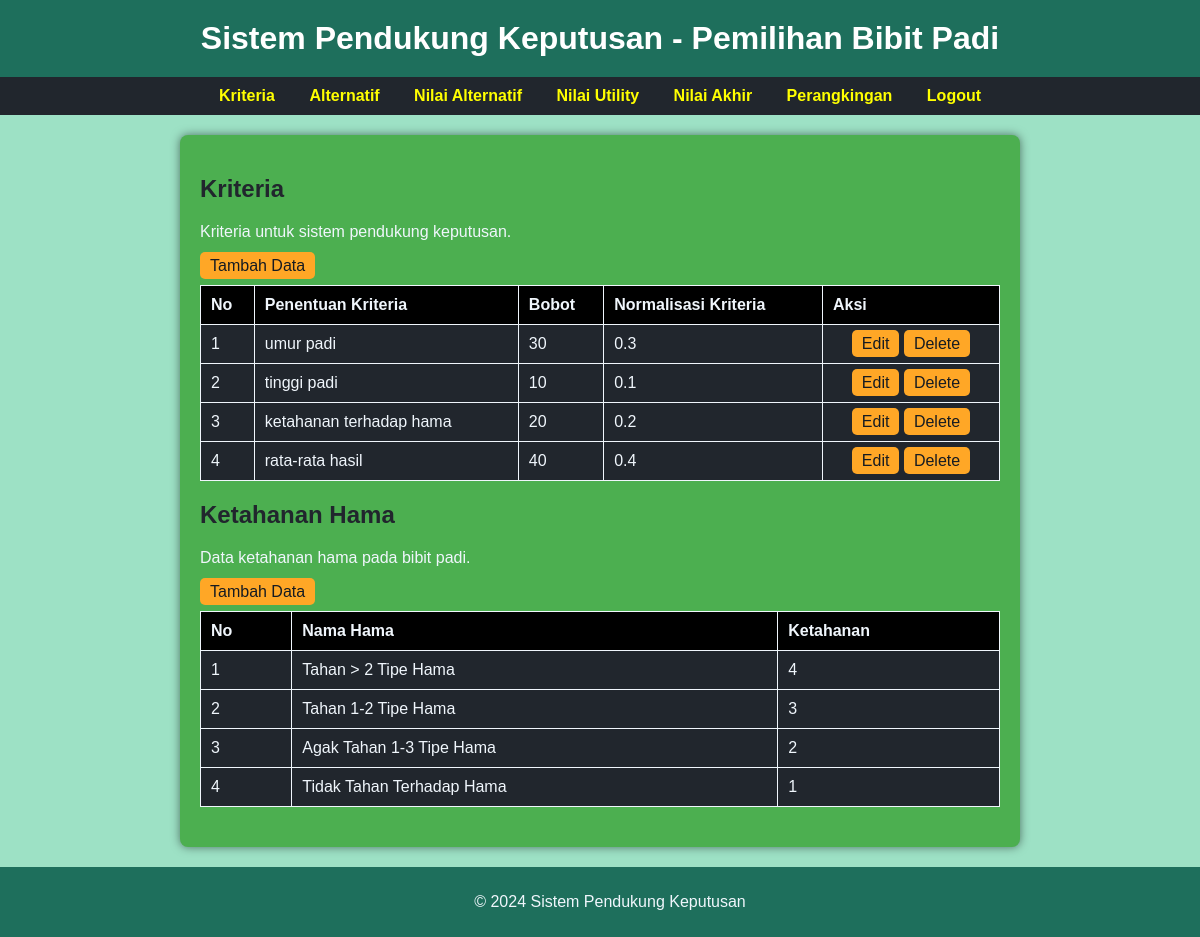
The app's page /admin/kriteria.php (signed in) with its own data.
### tables this page shows
CREATE TABLE `kriteria` (
  `kriteria_id` int NOT NULL,
  `kriteria` varchar(255) NOT NULL,
  `bobot` int NOT NULL,
  `normalisasi_kriteria` float NOT NULL
);

CREATE TABLE `ketahanan_hama` (
  `ketahanan_hama_id` int NOT NULL,
  `ketahanan_hama` varchar(255) DEFAULT NULL,
  `normalisasi` varchar(2555) DEFAULT NULL
);

### admin/kriteria.php (the view, shortened to what this page needs)
<?php
include "../koneksi.php";
$kriteria = mysqli_query($koneksi, "
    SELECT kriteria_id, kriteria, bobot, normalisasi_kriteria FROM kriteria
");
$ketahananHama = mysqli_query($koneksi, "
    SELECT * FROM ketahanan_hama
");
?>
<!DOCTYPE html>
<html lang="en">
<head>
    <link rel="stylesheet" href="./assets/Kriteria.css">
</head>
<body>
    <header>
        <h1>Sistem Pendukung Keputusan - Pemilihan Bibit Padi</h1>
    </header>
    <nav>
        <a href="#">Kriteria</a>
        <a href="alternatif.php">Alternatif</a>
        <a href="nilaiAlternatif.php">Nilai Alternatif</a>
        <a href="utility.php">Nilai Utility</a>
        <a href="nilai_akhir.php">Nilai Akhir</a>
        <a href="perangkingan.php">Perangkingan</a>
        <a href="../logout.php">Logout</a>
    </nav>
    <main>
        <div class="container">
            <section id="kriteria" class="feature">
                <h2>Kriteria</h2>
                <p>Kriteria untuk sistem pendukung keputusan.</p>
                <div class="add-button">
                    <a href="tambah/tambahKriteria.php">Tambah Data</a>
                </div>
                <table>
                    <thead>
                        <tr>
                            <th>No</th>
                            <th>Penentuan Kriteria</th>
                            <th>Bobot</th>
                            <th>Normalisasi Kriteria</th>
                            <th>Aksi</th>
                        </tr>
                    </thead>
                    <tbody>
                        <?php
                        $no = 1;
                        while ($row = mysqli_fetch_assoc($kriteria)): ?>
                            <tr>
                                <td><?= $no++ ?></td>
                                <td><?= htmlspecialchars($row['kriteria']); ?></td>
                                <td><?= htmlspecialchars($row['bobot']); ?></td>
                                <td><?= htmlspecialchars($row['normalisasi_kriteria']); ?></td>
                                <td>
                                    <div class="btn-group aksi">
                                        <a href="edit/editKriteria.php?id=<?= htmlspecialchars($row['kriteria_id']); ?>">Edit</a>
                                        <a href="kriteria.php?id=<?= htmlspecialchars($row['kriteria_id']); ?>"
                                            onclick="return confirm('Apakah Anda Yakin Untuk Menghapus Data Ini?')">
                                            Delete
                                        </a>
                                    </div>
                                </td>
                            </tr>
                        <?php endwhile; ?>
                    </tbody>
                </table>
            </section>
            <section id="ketahanan_hama" class="feature">
                <h2>Ketahanan Hama</h2>
                <p>Data ketahanan hama pada bibit padi.</p>
                <div class="add-button">
                    <a href="tambah/tambahKetahananHama.php">Tambah Data</a>
                </div>
                <table>
                    <thead>
                        <tr>
                            <th>No</th>
                            <th>Nama Hama</th>
                            <th>Ketahanan</th>
                        </tr>
                    </thead>
                    <tbody>
                        <?php
                        $no = 1;
                        while ($row = mysqli_fetch_assoc($ketahananHama)): ?>
                            <tr>
                                <td><?= $no++ ?></td>
                                <td><?= htmlspecialchars($row['ketahanan_hama']); ?></td>
                                <td><?= htmlspecialchars($row['normalisasi']); ?></td>
                            </tr>
                        <?php endwhile; ?>
                    </tbody>
                </table>
            </section>
        </div>
    </main>
    <footer>
        <p>&copy; 2024 Sistem Pendukung Keputusan</p>
    </footer>
</body>
</html>

### admin/assets/Kriteria.css (style rules this page uses)
body { font-family: Arial, sans-serif; margin: 0; padding: 0; background-color: #9de1c5; color: #f0f6fc; display: flex; flex-direction: column; min-height: 100vh; }
header { background-color: #1e6f5c; padding: 20px; text-align: center; }
header h1 { margin: 0; color: white; }
nav { background-color: #21262d; padding: 10px; text-align: center; }
nav a { color: yellow; text-decoration: none; margin: 0 15px; font-weight: bold; }
main { flex: 1; padding: 20px; }
.container { max-width: 800px; margin: 0 auto; background-color: #4caf50; padding: 20px; border-radius: 8px; box-shadow: 0 0 10px rgba(0, 0, 0, 0.5); }
.feature { margin-bottom: 20px; }
.feature h2 { color: #21262d; }
footer { background-color: #1e6f5c; text-align: center; padding: 10px; bottom: 0; width: 100%; }
table { width: 100%; border-collapse: collapse; margin-top: 10px; }
table, th, td { border: 1px solid #f0f6fc; }
th, td { padding: 10px; text-align: left; background-color: #21262d; }
th { background-color: #000; }
.btn-group a { background-color: #ffa726; color: #161b22; border: none; padding: 5px 10px; cursor: pointer; border-radius: 5px; text-decoration: none; }
.aksi { text-align: center; align-items: center; }
.add-button a { background-color: #ffa726; color: #161b22; border: none; padding: 5px 10px; width: 15%; cursor: pointer; border-radius: 5px; text-decoration: none; }

### records on screen
kriteria: kriteria "umur padi", bobot "30", normalisasi_kriteria "0.3"
kriteria: kriteria "tinggi padi", bobot "10", normalisasi_kriteria "0.1"
kriteria: kriteria "ketahanan terhadap hama", bobot "20", normalisasi_kriteria "0.2"
kriteria: kriteria "rata-rata hasil", bobot "40", normalisasi_kriteria "0.4"
ketahanan_hama: ketahanan_hama "Tahan > 2 Tipe Hama", normalisasi "4"
ketahanan_hama: ketahanan_hama "Tahan 1-2 Tipe Hama", normalisasi "3"
ketahanan_hama: ketahanan_hama "Agak Tahan 1-3 Tipe Hama", normalisasi "2"
ketahanan_hama: ketahanan_hama "Tidak Tahan Terhadap Hama", normalisasi "1"
